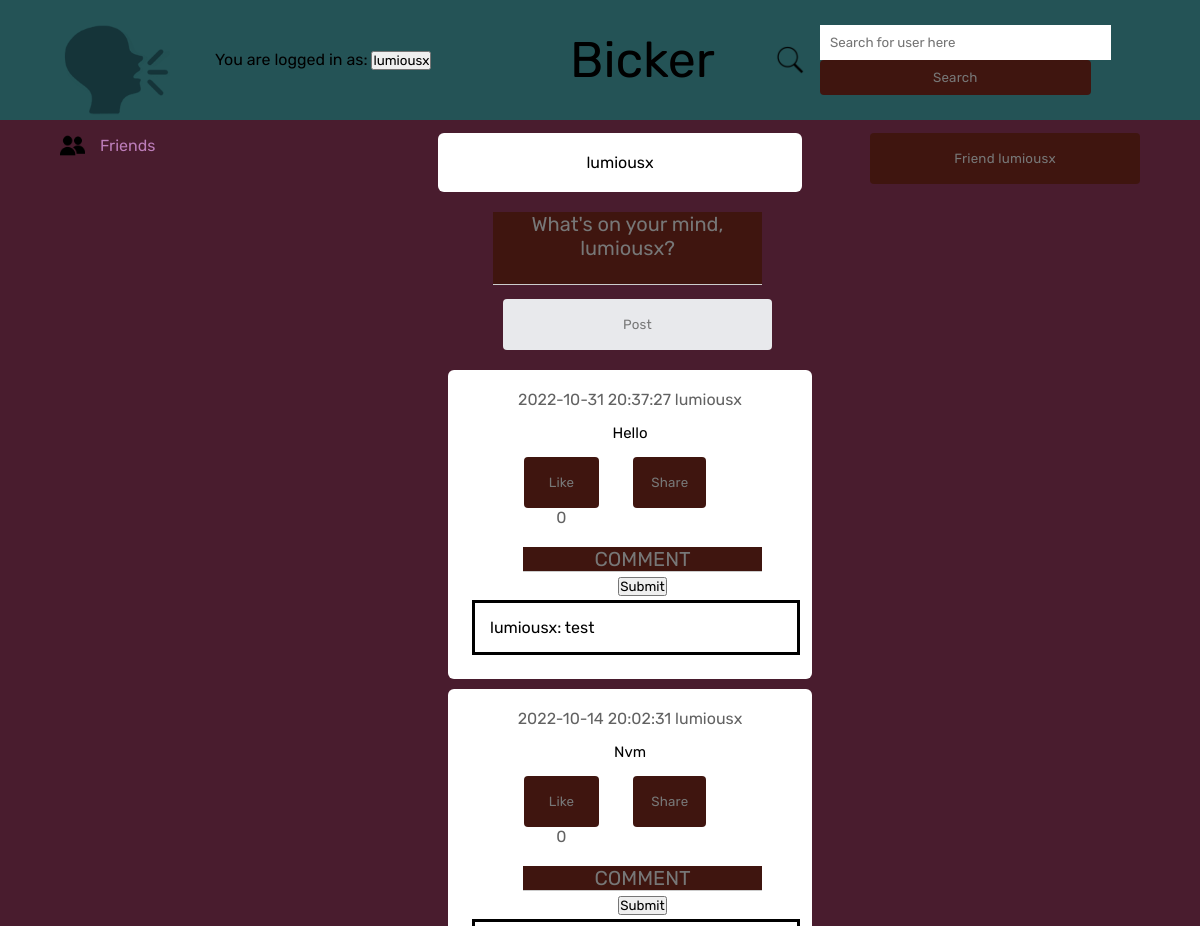
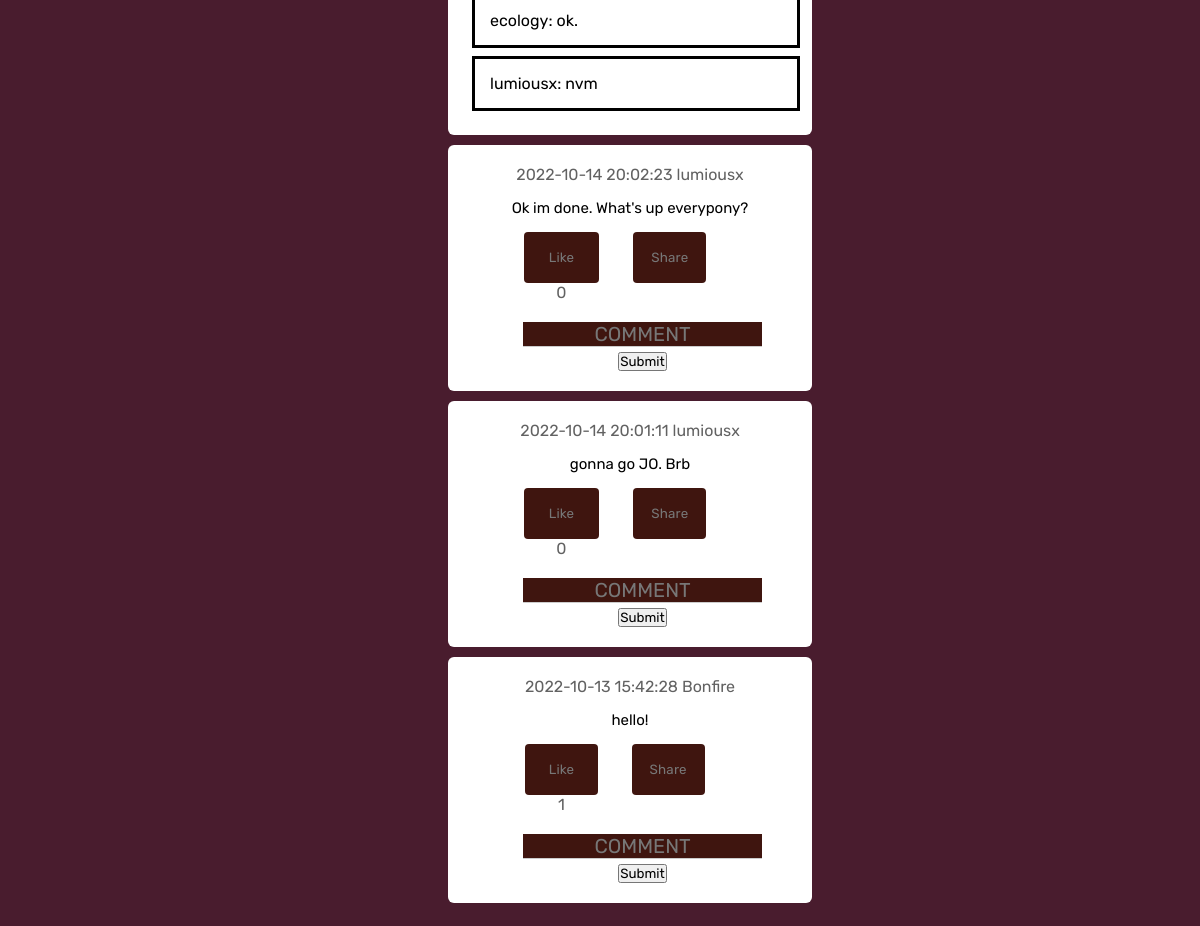
The page /frontpage (signed in) on the database its author committed (2 pictures, top to bottom).
### tables this page shows
CREATE TABLE posts (
    id INTEGER PRIMARY KEY AUTOINCREMENT,
    content text NOT NULL,
    username text NOT NULL,
    created_at DATETIME DEFAULT CURRENT_TIMESTAMP, likes INT DEFAULT 0,
    FOREIGN KEY(username) REFERENCES users(username)
);

CREATE TABLE comments(
                    comment_id INTEGER PRIMARY KEY AUTOINCREMENT,
                    commenter_user TEXT NOT NULL,
                    comment_time DATETIME DEFAULT CURRENT_TIMESTAMP,
                    post_id INTEGER NOT NULL, comment_content TEXT,
                    FOREIGN KEY (post_id) REFERENCES posts(id)
                    );

### app.py (the view)
@app.route('/frontpage', methods=['GET', 'POST'])
def frontpage():
    global current_user
    global current_page
    if current_user is None:
        return redirect("/login")
    conn = db_connection()
    cursor = conn.cursor()
    cursor.execute("""SELECT id, content, username, created_at, likes, follower_name
                  FROM posts
                  INNER JOIN followers ON username=followed_name
                  WHERE follower_name=?
                  UNION ALL
                  SELECT id, content, username, created_at, likes, 'blank' AS follower_name
                  FROM posts
                  WHERE username=?
                  UNION ALL
                  SELECT id, content, username, created_at, likes, 'blank' AS follower_name
                  FROM posts
                  INNER JOIN shared_posts ON id=post_id
                  WHERE shared_userid=?
                  ORDER BY id DESC""", (current_user, current_user, current_user))
    post_list = []
    for row in cursor.fetchall():
            post_list.append(row)
    if not post_list:
        cursor.execute("""SELECT * FROM posts WHERE id=12""")
        for row in cursor.fetchall():
            post_list.append(row)
    cursor.execute("""SELECT * FROM comments
                    ORDER BY comment_id ASC""")
    comment_list = []
    for row in cursor.fetchall():
            comment_list.append(row)
    if request.method == 'POST':
        if request.form.get("post-input") is not None:
            new_post = request.form['post-input']
            sql_query = """INSERT INTO posts (content, username)
                    VALUES (?, ?)"""
            cursor = cursor.execute(sql_query, (new_post, current_user))
            conn.commit()
            sql_query = """SELECT id, content, username, created_at, likes, follower_name
                  FROM posts
                  INNER JOIN followers ON username=followed_name
                  WHERE follower_name=?
                  UNION ALL
                  SELECT id, content, username, created_at, likes, 'blank' AS follower_name
                  FROM posts
                  WHERE username=?
                  UNION ALL
                  SELECT id, content, username, created_at, likes, 'blank' AS follower_name
                  FROM posts
                  INNER JOIN shared_posts ON id=post_id
                  WHERE shared_userid=?
                  ORDER BY id DESC"""
            cursor.execute(sql_query, (current_user, current_user, current_user))
            post_list.clear()
            for row in cursor.fetchall():
                post_list.append(row)
            current_page = current_user
            return render_template('frontpage.html', user=current_user, postlist = post_list,
                                    currentuser=current_user, commentlist = comment_list)
        elif request.form.get("searchuser") is not None:
            current_search = request.form['searchuser']
            if current_search.isalnum():
                sql_query = """SELECT * FROM posts WHERE username=? ORDER BY id DESC"""
                cursor.execute(sql_query, (current_search,))
                post_list.clear()
                for row in cursor.fetchall():
                    post_list.append(row)
                if not post_list:
                    return redirect('/frontpage')
                else:
                    current_page = current_search
                    return render_template('frontpage.html', user=current_search, postlist = post_list,
                                            currentuser=current_user, commentlist = comment_list)
            else:
                return render_template('frontpage.html', user=current_search, postlist = post_list,
                                        currentuser=current_user, commentlist = comment_list)
        elif request.form.get("frienduser") is not None:
            sql_query = """SELECT * FROM followers WHERE follower_name=? AND followed_name=?"""
            cursor = cursor.execute(sql_query, (current_user, current_page))
            follower_list = []
            for row in cursor.fetchall():
                follower_list.append(row)
            if current_user == current_page:
                pass
            elif not follower_list:
                friend_status = 0
                sql_query = """INSERT INTO followers (follower_name, followed_name, status)
                     VALUES (?, ?, ?)"""
                cursor = cursor.execute(sql_query, (current_user, current_page, friend_status))
                conn.commit()
            sql_query = """SELECT * FROM posts WHERE username=? ORDER BY id DESC"""
            cursor.execute(sql_query, (current_page,))
            post_list.clear()
            for row in cursor.fetchall():
                post_list.append(row)
            return render_template('frontpage.html', user=current_page, postlist = post_list,
                                    currentuser=current_user, commentlist = comment_list)
        elif request.form.get("friendlist") is not None:
            return redirect("/friends")
        elif request.form.get('sharebutton') is not None:
            sharedID = request.form.get('sharebutton')
            sql_query = """SELECT * FROM shared_posts WHERE shared_userid=? AND post_id=?"""
            cursor.execute(sql_query, (current_user, sharedID,))
            check_list=[]
            for row in cursor.fetchall():
                check_list.append(row)
            if not check_list:
                sql_query = """INSERT INTO shared_posts (shared_userid, post_id)
                        VALUES (?, ?)"""
                cursor.execute(sql_query, (current_user, sharedID,))
                conn.commit()
                sql_query = """SELECT * FROM posts WHERE username=? ORDER BY id DESC"""
                cursor.execute(sql_query, (current_page,))
                post_list.clear()
                for row in cursor.fetchall():
                    post_list.append(row)
                return render_template('frontpage.html', user=current_page, postlist = post_list,
                                        currentuser=current_user, commentlist = comment_list)
            else:
                return render_template('frontpage.html', user=current_page, postlist = post_list,
                                        currentuser=current_user, commentlist = comment_list)
        elif request.form.get('likebutton') is not None:
            likedID = request.form.get('likebutton')
            sql_query = """UPDATE posts SET likes = likes + 1 WHERE id = ?"""
            cursor.execute(sql_query, (likedID,))
            conn.commit()
            return redirect("/frontpage")
        elif request.form.get('return') is not None:
            return redirect("/frontpage")
        elif request.form.get('commentbutton') is not None:
            if request.form.get('comment-button') is None:
                return redirect("/frontpage")
            else:
                post_id = request.form.get('commentbutton')
                comment_content = request.form.get('comment-button')
                sql_query = """INSERT INTO comments (commenter_user, post_id, comment_content)
                            VALUES (?, ?, ?)"""
                cursor.execute(sql_query, (current_user, post_id, comment_content,))
                conn.commit()
                return redirect("/frontpage")
    else:
        current_page = current_user
        return render_template('frontpage.html', user=current_user, postlist = post_list,
                                currentuser=current_user, commentlist = comment_list)

### app.py (called while the page is built)
def db_connection():
    conn = None
    try:
        conn = sqlite3.connect("bickerdb.sqlite")
    except sqlite3.error as e:
        print(e)
    return conn

### templates/frontpage.html (shortened to what this page needs)
<!DOCTYPE html>
<html lang="en">
<head>
    <link rel= "stylesheet" type= "text/css" href= "{{ url_for('static',filename='stylefront.css') }}">
</head>
<body>
    <nav>
        <div class = "nav-left">
            <img src="{{ url_for('static', filename='bickerlogo.png') }}" alt="Bicker Logo" class = "logo">
            <form action="" method="post">
                You are logged in as:
                <input class="btn btn-default" name="return" type="submit" value="{{ currentuser }}">
            </form>
        </div>
        <div class = "nav-middle">
            Bicker
        </div>
        <div class = "nav-right">
            <div class = "search-box">
                <img src = "{{ url_for('static', filename='searchicon.png') }}" alt = "search icon">
            <form action="" method="post">
                <input type="text" placeholder="Search for user here" name="searchuser" value="{{
                    request.form.searchuser }}">
                <input class="searchbutton" type="submit" value="Search">
            </form>
            </div>
        </div>
    </nav>
    <div class="container">
        <div class="left-sidebar">
            <div class="important-links">
                <a href="{{ url_for('friends_list') }}" style = "color: #bc7db9;"><img src = "{{ url_for('static', filename='friendsicon.png') }}" alt = "friends icon">Friends</a>
            </div>
        </div>
        <div class="main-content">
            <div class="write-post-container">
                <div>
                    <p> {{ user }} </p>
                </div>
            </div>
            <div class="post-input-container">
                <form action="{{ url_for('frontpage') }}" method="post">
                    <textarea name = "post-input" id = "post-input" placeholder = "What's on your mind, {{ currentuser }}?" rows = 3></textarea>
                    <button type = "submit" class = "postsubmit">
                        Post
                    </button>
                </form>
            </div>
            {% for row in postlist %}
            <div class="post-container">
                <div class="timestamp">
                    <span>{{ row[3] }}</span>
                    <span>{{ row[2] }}</span>
                </div>
                <p class = "post-text">{{ row[1] }}</p>
                <div class="post-row">
                    <div class = "activity-icons">
                        <div><form action="" method="post">
                            <input type="submit" value="Like" class = "likebutton">
                            <span>{{ row[4] }}</span>
                        </form>
                        </div>
                        <div>
                            <form action="" method="post">
                                <input type="submit" value="Share" class="sharebutton">
                            </form>
                        </div>
                        <div class="post-input-container">
                            <form action="{{ url_for('frontpage') }}" method="post">
                                <textarea name = "comment-button" id = "comment-button" placeholder = "COMMENT" rows = 1 style="color:#bc7db9"></textarea>
                                <input type="submit">
                            </form>
                        </div>
                            {% for thing in commentlist %}
                                {% if thing[3] == row[0]%}
                                <div class="comment-container" >
                                {{ thing[1] }}:
                                {{ thing[4] }}
                                </div>
                                <br />
                                {%endif%}
                           {% endfor %}
                    </div>
                </div>
            </div>
            {% endfor %}
        </div>
        <div class="right-sidebar">
            <form action="" method="post">
                <input class="friendbutton" name="frienduser" type="submit" value="Friend {{ user }}">
            </form>
        </div>
    </div>
</body>
</html>

### static/stylefront.css (style rules this page uses)
* { margin: 0; padding: 0; font-family: 'Rubik', sans-serif; }
body { background: #491c2e; }
nav { display: flex; align-items: center; justify-content: space-between; background: #245356; padding: 5px 5%; position: sticky; top: 0; z-index: 100; }
.logo { width: 110px; margin-right: 45px; }
.nav-left, .nav-right { display: flex; align-items: center; }
.nav-middle { font-size: 50px; position: absolute; left: 47.5%; }
.nav-right img { width: 30px; margin-right: 15px; }
.friendbutton { width: 100%; border: none; padding: 18px; font-family: 'Rubik', sans-serif; cursor: pointer; background: #3f150f; color: #777; border-top-right-radius: 4px; border-top-left-radius: 4px; border-bottom-left-radius: 4px; border-bottom-right-radius: 4px; letter-spacing: 0.2px; outline: 0; transition: all .3s; text-align: center; }
.searchbutton { width: 100%; border: none; padding: 18px; font-family: 'Rubik', sans-serif; cursor: pointer; background: #3f150f; color: #777; border-top-right-radius: 4px; border-top-left-radius: 4px; border-bottom-left-radius: 4px; border-bottom-right-radius: 4px; letter-spacing: 0.2px; outline: 0; transition: all .3s; text-align: center; }
.search-box { width: 350px; border-radius: 20px; display: flex; align-items: center; padding: 0 15px; background: transparent; }
.search-box input { width: 100%; padding: 10px; outline: none; border: 0; }
.container { display: flex; justify-content: space-between; padding: 13px 5%; }
.left-sidebar { flex-basis: 25%; position: sticky; top: 70px; align-self: flex-start; border-radius: 3%; }
.right-sidebar { flex-basis: 25%; position: sticky; top: 70px; align-self: flex-start; border-radius: 3%; }
.main-content { flex-basis: 30%; }
.important-links a { text-decoration: none; display: flex; align-items: center; margin-bottom: 30px; width: fit-content; }
.important-links img { width: 25px; margin-right: 15px; }
.write-post-container { width: 100%; background: #fff; border-radius: 6px; padding: 20px; columns: #626262; text-align: center; }
.post-input-container { padding-left: 55px; padding-top: 20px; }
.post-input-container textarea { width: 100%; border: 0; outline: 0; border-bottom: 1px solid #ccc; background: #3f150f; color: #bc7db9; text-align: center; font-size: 20px; resize: none; }
.post-input-container textarea::placeholder { color: #777; }
.post-container { width:100%; background: #fff; border-radius: 6px; padding: 20px; color: #626262; text-align: center; margin:10px; }
.post-text { color: black; margin: 15px 0; font-size: 15px; }
.comment-container { outline: solid; color: #000; padding: 15px; margin: 7px; position: relative; width: 90% }
.postsubmit { width: 100%; border: none; padding: 18px; font-family: 'Rubik', sans-serif; cursor: pointer; background: #e8e9ec; color: #777; border-top-right-radius: 4px; border-top-left-radius: 4px; border-bottom-left-radius: 4px; border-bottom-right-radius: 4px; letter-spacing: 0.2px; outline: 0; transition: all .3s; text-align: center; align-items: center; margin: 10px; }
.post-row { display: flex; align-items: center; justify-content: space-between; }
.activity-icons div { display: inline-flex; align-items: center; margin-right: 30px; }
.likebutton { width: 100%; border: none; padding: 18px; font-family: 'Rubik', sans-serif; cursor: pointer; background: #3f150f; color: #777; border-top-right-radius: 4px; border-top-left-radius: 4px; border-bottom-left-radius: 4px; border-bottom-right-radius: 4px; letter-spacing: 0.2px; outline: 0; transition: all .3s; text-align: center; }
.sharebutton { width: 100%; border: none; padding: 18px; font-family: 'Rubik', sans-serif; cursor: pointer; background: #3f150f; color: #777; border-top-right-radius: 4px; border-top-left-radius: 4px; border-bottom-left-radius: 4px; border-bottom-right-radius: 4px; letter-spacing: 0.2px; outline: 0; transition: all .3s; text-align: center; }

### rows shown on the page
posts: created_at "2022-10-31 20:37:27", username "lumiousx", content "Hello", likes "0"
comments: commenter_user "lumiousx", comment_content "test"
posts: created_at "2022-10-14 20:02:31", username "lumiousx", content "Nvm", likes "0"
comments: commenter_user "ecology", comment_content "ok."
comments: commenter_user "lumiousx", comment_content "nvm"
posts: created_at "2022-10-14 20:02:23", username "lumiousx", content "Ok im done. What's up everypony?", likes "0"
posts: created_at "2022-10-14 20:01:11", username "lumiousx", content "gonna go JO. Brb", likes "0"
posts: created_at "2022-10-13 15:42:28", username "Bonfire", content "hello!", likes "1"

### other values the page prints
{{ user }} "lumiousx"
